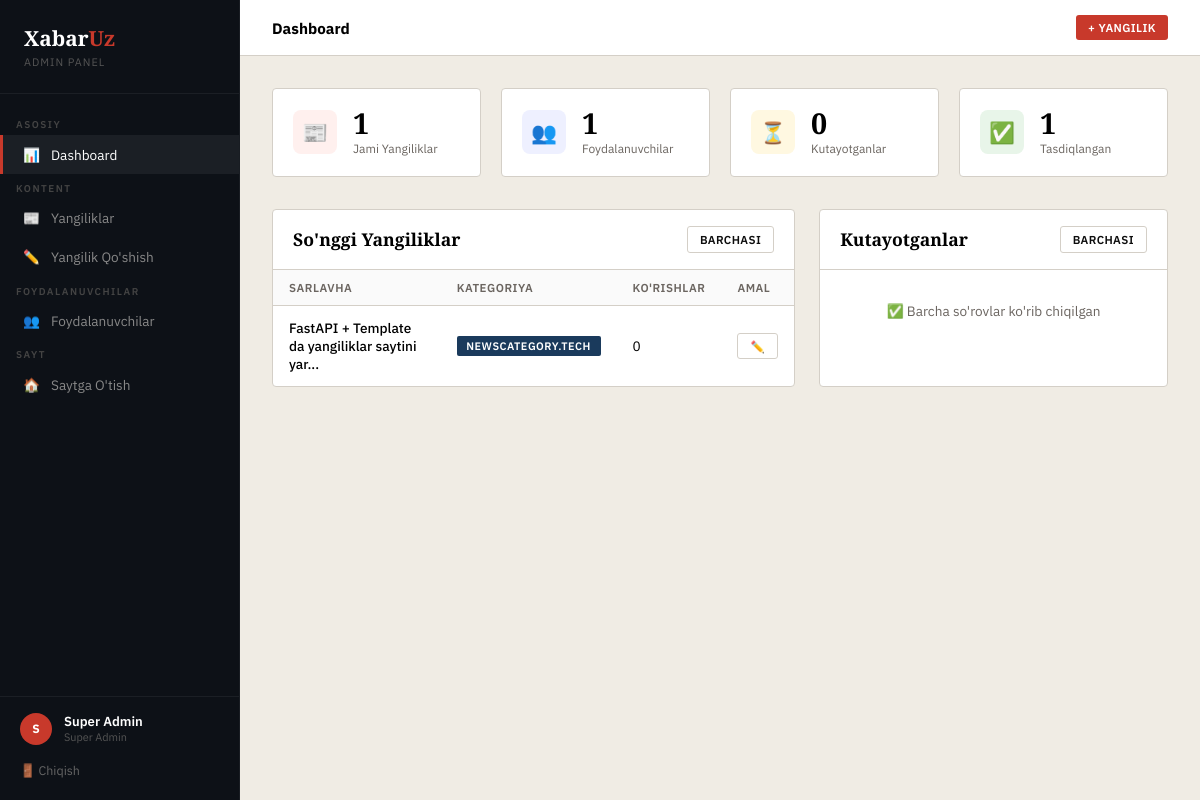
The page /admin (signed in) on the database its author committed.
### app/models.py (models this page shows)
class News(Base):
    __tablename__ = "news"
    id = Column(Integer, primary_key=True, index=True)
    title = Column(String(200), nullable=False)
    slug = Column(String(220), unique=True, index=True)
    summary = Column(String(500))
    content = Column(Text, nullable=False)
    category = Column(String(50), default=NewsCategory.tech)
    image_url = Column(String(300), default="/static/images/default.jpg")
    is_published = Column(Boolean, default=True)
    views = Column(Integer, default=0)
    author_id = Column(Integer, ForeignKey("users.id"))
    created_at = Column(DateTime, default=datetime.utcnow)
    updated_at = Column(DateTime, default=datetime.utcnow, onupdate=datetime.utcnow)
    author = relationship("User", back_populates="news")

### app/routers/admin.py (the view)
@router.get("", response_class=HTMLResponse)
async def admin_dashboard(request: Request, db: AsyncSession = Depends(get_db)):
    user = require_admin(request)
    news_count = (await db.execute(select(func.count(News.id)))).scalar()
    user_count = (await db.execute(select(func.count(User.id)))).scalar()
    pending_count = (await db.execute(select(func.count(User.id)).where(User.status == UserStatus.pending))).scalar()
    recent_news = (await db.execute(
        select(News).order_by(News.created_at.desc()).limit(5)
    )).scalars().all()
    pending_users = (await db.execute(
        select(User).where(User.status == UserStatus.pending).order_by(User.created_at.desc())
    )).scalars().all()
    return templates.TemplateResponse("admin/dashboard.html", {
        "request": request,
        "current_user": user,
        "news_count": news_count,
        "user_count": user_count,
        "pending_count": pending_count,
        "recent_news": recent_news,
        "pending_users": pending_users
    })

### app/templates/admin/dashboard.html (shortened to what this page needs)
{% extends "admin/base_admin.html" %}
{% block page_title %}Dashboard{% endblock %}
{% block content %}
<div class="stats-grid">
    <div class="stat-card">
        <div class="stat-icon" style="background:#fff0ee;">📰</div>
        <div>
            <div class="stat-num">{{ news_count }}</div>
            <div class="stat-label">Jami Yangiliklar</div>
        </div>
    </div>
    <div class="stat-card">
        <div class="stat-icon" style="background:#eef0ff;">👥</div>
        <div>
            <div class="stat-num">{{ user_count }}</div>
            <div class="stat-label">Foydalanuvchilar</div>
        </div>
    </div>
    <div class="stat-card">
        <div class="stat-icon" style="background:#fff8e1;">⏳</div>
        <div>
            <div class="stat-num" style="color: {% if pending_count > 0 %}#856404{% else %}inherit{% endif %}">{{ pending_count }}</div>
            <div class="stat-label">Kutayotganlar</div>
        </div>
    </div>
    <div class="stat-card">
        <div class="stat-icon" style="background:#e8f5e9;">✅</div>
        <div>
            <div class="stat-num">{{ user_count - pending_count }}</div>
            <div class="stat-label">Tasdiqlangan</div>
        </div>
    </div>
</div>
<div style="display:grid; grid-template-columns: 1.5fr 1fr; gap:1.5rem;">
    <div class="admin-table-wrap">
        <div class="admin-table-header">
            <h3>So'nggi Yangiliklar</h3>
            <a href="/admin/news" class="btn btn-outline btn-sm">Barchasi</a>
        </div>
        {% if recent_news %}
        <table>
            <thead>
                <tr>
                    <th>Sarlavha</th>
                    <th>Kategoriya</th>
                    <th>Ko'rishlar</th>
                    <th>Amal</th>
                </tr>
            </thead>
            <tbody>
                {% for news in recent_news %}
                <tr>
                    <td>
                        <a href="/news/{{ news.slug }}" style="color:inherit; text-decoration:none; font-weight:500;" target="_blank">
                            {{ news.title[:45] }}{% if news.title|length > 45 %}...{% endif %}
                        </a>
                    </td>
                    <td><span class="badge badge-user">{{ news.category }}</span></td>
                    <td>{{ news.views }}</td>
                    <td>
                        <a href="/admin/news/{{ news.id }}/edit" class="btn btn-outline btn-sm">✏️</a>
                    </td>
                </tr>
                {% endfor %}
            </tbody>
        </table>
        {% else %}
        <div style="padding:2rem; text-align:center; color:var(--muted);">
            Yangiliklar yo'q. <a href="/admin/news/create">Birinchisini qo'shing</a>
        </div>
        {% endif %}
    </div>
    <div class="admin-table-wrap">
        <div class="admin-table-header">
            <h3>
                Kutayotganlar
            </h3>
            <a href="/admin/users" class="btn btn-outline btn-sm">Barchasi</a>
        </div>
        {% if pending_users %}
        <table>
            <thead>
                <tr><th>Ism</th><th>Amal</th></tr>
            </thead>
            <tbody>
                {% for u in pending_users %}
                <tr>
                    <td>
                        <div style="font-weight:500; font-size:0.85rem;">{{ u.full_name }}</div>
                        <div style="font-size:0.72rem; color:var(--muted);">{{ u.email }}</div>
                    </td>
                    <td>
                        <div style="display:flex; gap:0.35rem; flex-wrap:wrap;">
                            <a href="/admin/users/{{ u.id }}/approve" class="btn btn-success btn-sm">✅</a>
                            <a href="/admin/users/{{ u.id }}/reject" class="btn btn-danger btn-sm">❌</a>
                        </div>
                    </td>
                </tr>
                {% endfor %}
            </tbody>
        </table>
        {% else %}
        <div style="padding:2rem; text-align:center; color:var(--muted); font-size:0.85rem;">
            ✅ Barcha so'rovlar ko'rib chiqilgan
        </div>
        {% endif %}
    </div>
</div>
{% endblock %}

### app/templates/admin/base_admin.html (style rules this page uses)
:root { --ink: #0d0d0d; --paper: #f5f0e8; --accent: #c8392b; --accent2: #1a3a5c; --muted: #6b6560; --border: #d4cfc7; --sidebar-w: 240px; --sidebar-bg: #0d1117; --sidebar-hover: rgba(255,255,255,0.06); }
* { margin: 0; padding: 0; box-sizing: border-box; }
body { font-family: 'IBM Plex Sans', sans-serif; background: #f0ece4; min-height: 100vh; display: flex; }
.stats-grid { display: grid; grid-template-columns: repeat(4, 1fr); gap: 1.25rem; margin-bottom: 2rem; }
.stat-card { background: white; border: 1px solid var(--border); border-radius: 4px; padding: 1.25rem; display: flex; align-items: center; gap: 1rem; }
.stat-icon { width: 44px; height: 44px; border-radius: 8px; display: flex; align-items: center; justify-content: center; font-size: 1.3rem; flex-shrink: 0; }
.stat-num { font-family: 'Playfair Display', serif; font-size: 1.8rem; font-weight: 900; line-height: 1; }
.stat-label { font-size: 0.75rem; color: var(--muted); margin-top: 0.2rem; }
.admin-table-wrap { background: white; border: 1px solid var(--border); border-radius: 4px; overflow: hidden; }
.admin-table-header { padding: 1rem 1.25rem; border-bottom: 1px solid var(--border); display: flex; align-items: center; justify-content: space-between; }
.admin-table-header h3 { font-family: 'Playfair Display', serif; font-size: 1.1rem; font-weight: 700; }
table { width: 100%; border-collapse: collapse; }
th { background: #fafafa; padding: 0.65rem 1rem; text-align: left; font-size: 0.72rem; font-weight: 600; text-transform: uppercase; letter-spacing: 0.5px; color: var(--muted); border-bottom: 1px solid var(--border); }
td { padding: 0.8rem 1rem; font-size: 0.85rem; border-bottom: 1px solid var(--border); }
tr:last-child td { border-bottom: none; }
.btn { display: inline-flex; align-items: center; gap: 0.4rem; padding: 0.55rem 1.2rem; border-radius: 3px; font-size: 0.82rem; font-weight: 600; text-transform: uppercase; letter-spacing: 0.4px; cursor: pointer; text-decoration: none; border: none; transition: all 0.2s; }
.btn-outline { background: transparent; color: var(--ink); border: 1px solid var(--border); }
.btn-sm { padding: 0.3rem 0.75rem; font-size: 0.72rem; }
.badge { display: inline-block; padding: 0.2rem 0.6rem; border-radius: 2px; font-size: 0.68rem; font-weight: 600; text-transform: uppercase; letter-spacing: 0.5px; }
.badge-user { background: var(--accent2); color: white; }

### rows shown on the page
News: title "FastAPI + Template da yangiliklar saytini yar", category "NEWSCATEGORY.TECH", views "0"

### other values the page prints
{{ current_user.full_name[0] if current_user else 'A' }} "S"
{{ current_user.full_name if current_user else 'Admin' }} "Super Admin"
{{ news_count }} "1"
{{ user_count }} "1"
{{ pending_count }} "0"
{{ user_count - pending_count }} "1"
